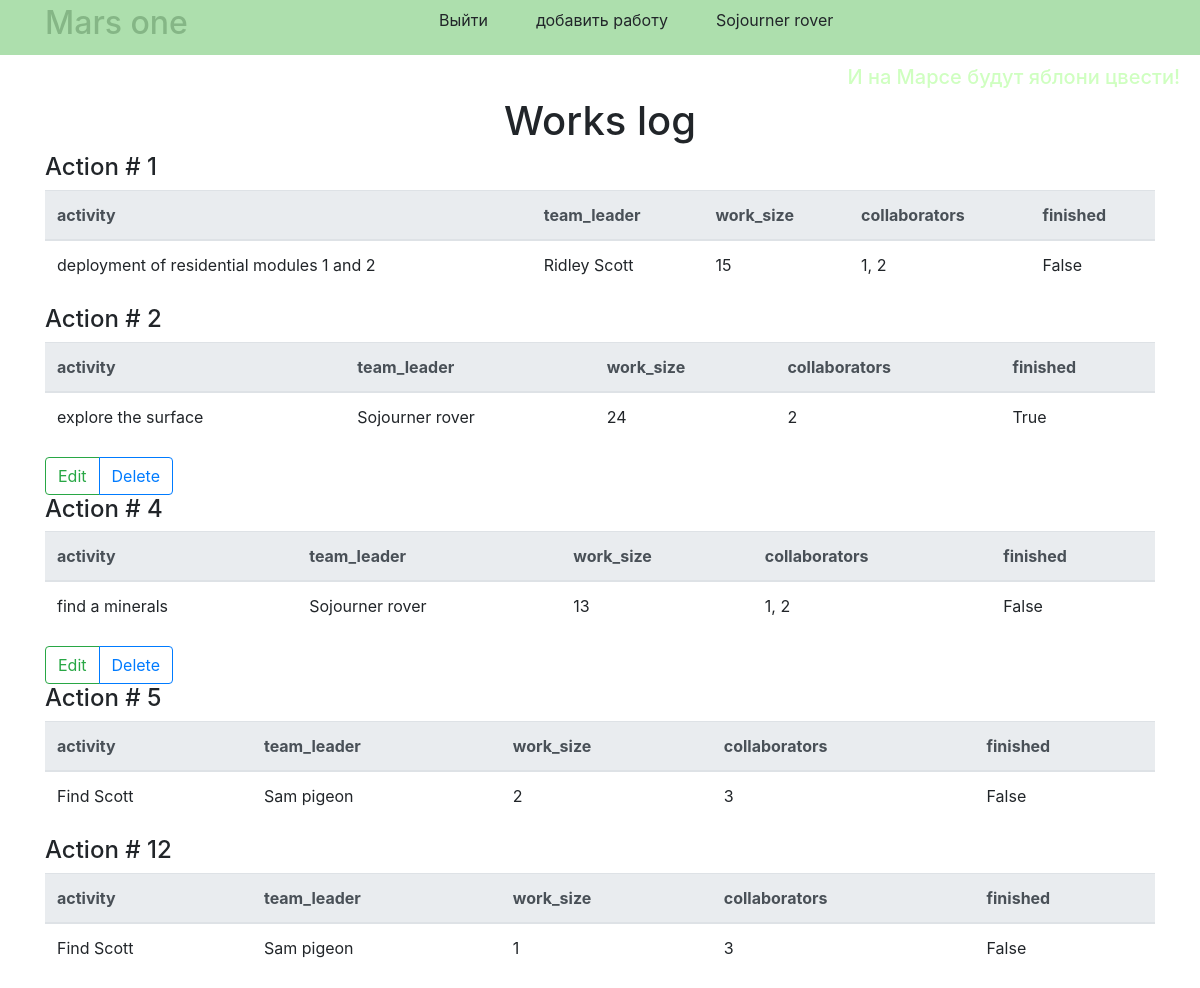
Screenshot of / (signed in) with the database file from the repository.
### data/users.py (models this page shows, shortened)
class User(SqlAlchemyBase, SerializerMixin, UserMixin):
    __tablename__ = 'users'
    id = sqlalchemy.Column(sqlalchemy.Integer,
                           primary_key=True, autoincrement=True)
    surname = sqlalchemy.Column(sqlalchemy.String, nullable=True)
    name = sqlalchemy.Column(sqlalchemy.String, nullable=True)
    age = sqlalchemy.Column(sqlalchemy.Integer, nullable=True)
    position = sqlalchemy.Column(sqlalchemy.String, nullable=True)
    speciality = sqlalchemy.Column(sqlalchemy.String, nullable=True)
    address = sqlalchemy.Column(sqlalchemy.String, nullable=True)
    email = sqlalchemy.Column(sqlalchemy.String,
                              index=True, unique=True, nullable=True)
    hashed_password = sqlalchemy.Column(sqlalchemy.String, nullable=True)
    modified_date = sqlalchemy.Column(sqlalchemy.DateTime,
                                      default=datetime.datetime.now)
    jobs = orm.relation("Job", back_populates='user')

### data/jobs.py (models this page shows)
class Job(SqlAlchemyBase, SerializerMixin):
    __tablename__ = 'jobs'
    id = sqlalchemy.Column(sqlalchemy.Integer,
                           primary_key=True, autoincrement=True)
    team_leader = sqlalchemy.Column(sqlalchemy.Integer,
                                    sqlalchemy.ForeignKey("users.id"))
    job = sqlalchemy.Column(sqlalchemy.String, nullable=True)
    work_size = sqlalchemy.Column(sqlalchemy.Integer, nullable=True)
    collaborators = sqlalchemy.Column(sqlalchemy.String, nullable=True)
    start_date = sqlalchemy.Column(sqlalchemy.String, nullable=True)
    end_date = sqlalchemy.Column(sqlalchemy.String, nullable=True)
    is_finished = sqlalchemy.Column(sqlalchemy.Boolean, default=False)
    user = orm.relation('User')

### main.py (the view)
@app.route("/")
def index():
    session = db_session.create_session()
    jobs = session.query(Job).all()
    return render_template("index.html", jobs=jobs)

### data/db_session.py (called while the page is built)
def create_session() -> Session:
    global __factory
    return __factory()

### main.py (called while the page is built)
@login_manager.user_loader
def load_user(user_id):
    session = db_session.create_session()
    return session.query(User).get(user_id)

### templates/index.html
{% extends "base.html" %}
{% block content %}
<div class="text text-center"><h1>Works log</h1></div>
{% for job in jobs %}
    <h4>Action # {{ job.id }}</h4>
    <table class="table">
      <thead class="thead-light">
        <tr>
          <th scope="col">activity</th>
          <th scope="col">team_leader</th>
          <th scope="col">work_size</th>
          <th scope="col">collaborators</th>
          <th scope="col">finished</th>
        </tr>
      </thead>
      <tbody>
        <tr>
          <td>{{ job.job }}</td>
          <td>{{ job.user.name }} {{ job.user.surname }}</td>
          <td>{{ job.work_size }}</td>
          <td>{{ job.collaborators }}</td>
          <td>{{ job.is_finished }}</td>
        </tr>
      </tbody>
    </table>
  {% if current_user.is_authenticated and current_user == job.user or current_user.id == 1 %}
    <div class="btn-group" role="group" aria-label="Basic example">
      <a href="/job/{{ job.id }}" class="btn btn-outline-success">Edit</a>
      <a href="/Job_delete/{{ job.id }}" class="btn btn-outline-primary">Delete</a>
    </div>
  {% endif %}
{% endfor %}
{% endblock %}

### templates/base.html (shortened to what this page needs)
<!DOCTYPE html>
<html lang="en">
<head>
    <link rel="stylesheet"
          href="https://maxcdn.bootstrapcdn.com/bootstrap/4.4.1/css/bootstrap.min.css">
    <link rel="stylesheet" type="text/css" href="{{ url_for('static', filename='css/style.css') }}" />
    </head>
    <body>
    <header class="flex-container">
        <div class="container">
            <div class="row no-gutters">
                <div class="col-md-4">
                    <div class="color-text-title"><h2>Mars one</h2></div>
                </div>
                <div class="col-auto">
                    <div class="flex-item">
                        {% if current_user.is_authenticated %}
                            <ul class="nav">
                                <li class="nav-item">
                                    <a class="dropdown-item" href="/logout">Выйти</a>
                                </li>
                                <li class="nav-item">
                                    <a class="dropdown-item" href="/add_job">добавить работу</a>
                                </li>
                                <li class="nav-item">
                                    <a class="dropdown-item" href="/">{{ current_user.name }} {{ current_user.surname }}</a>
                                </li>
                            </ul>
                        {% endif %}
                    </div>
                </div>
            </div>
        </div>
    </header>
    <div class="color-text">
        <h5>И на Марсе будут яблони цвести!</h5>
        </div>
    <main role="main" class="container">
        {% block content %}{% endblock %}
    </main>
    </body>
</html>

### static/css/style.css (style rules this page uses)
.color-text { color: #cfffc0; text-align: right; padding-right: 20px; }
.color-text-title { color: #85b686 }
header { width: display; height: 55px; background-color: #addfad; margin-bottom: 10px; }
.flex-container { display: -webkit-flex; -webkit-justify-content: space-between; display: flex; justify-content: space-between; align-items: center; }
.flex-item { -webkit-flex-grow: 1; flex-grow: 1; }

### rows the page displays
User: name "Sojourner", surname "rover"
Job: id "1", job "deployment of residential modules 1 and 2", user.name "Ridley", user.surname "Scott", work_size "15", collaborators "1, 2", is_finished "False"
Job: id "2", job "explore the surface", user.name "Sojourner", user.surname "rover", work_size "24", collaborators "2", is_finished "True"
Job: id "4", job "find a minerals", user.name "Sojourner", user.surname "rover", work_size "13", collaborators "1, 2", is_finished "False"
Job: id "5", job "Find Scott", user.name "Sam", user.surname "pigeon", work_size "2", collaborators "3", is_finished "False"
Job: id "12", job "Find Scott", user.name "Sam", user.surname "pigeon", work_size "1", collaborators "3", is_finished "False"
